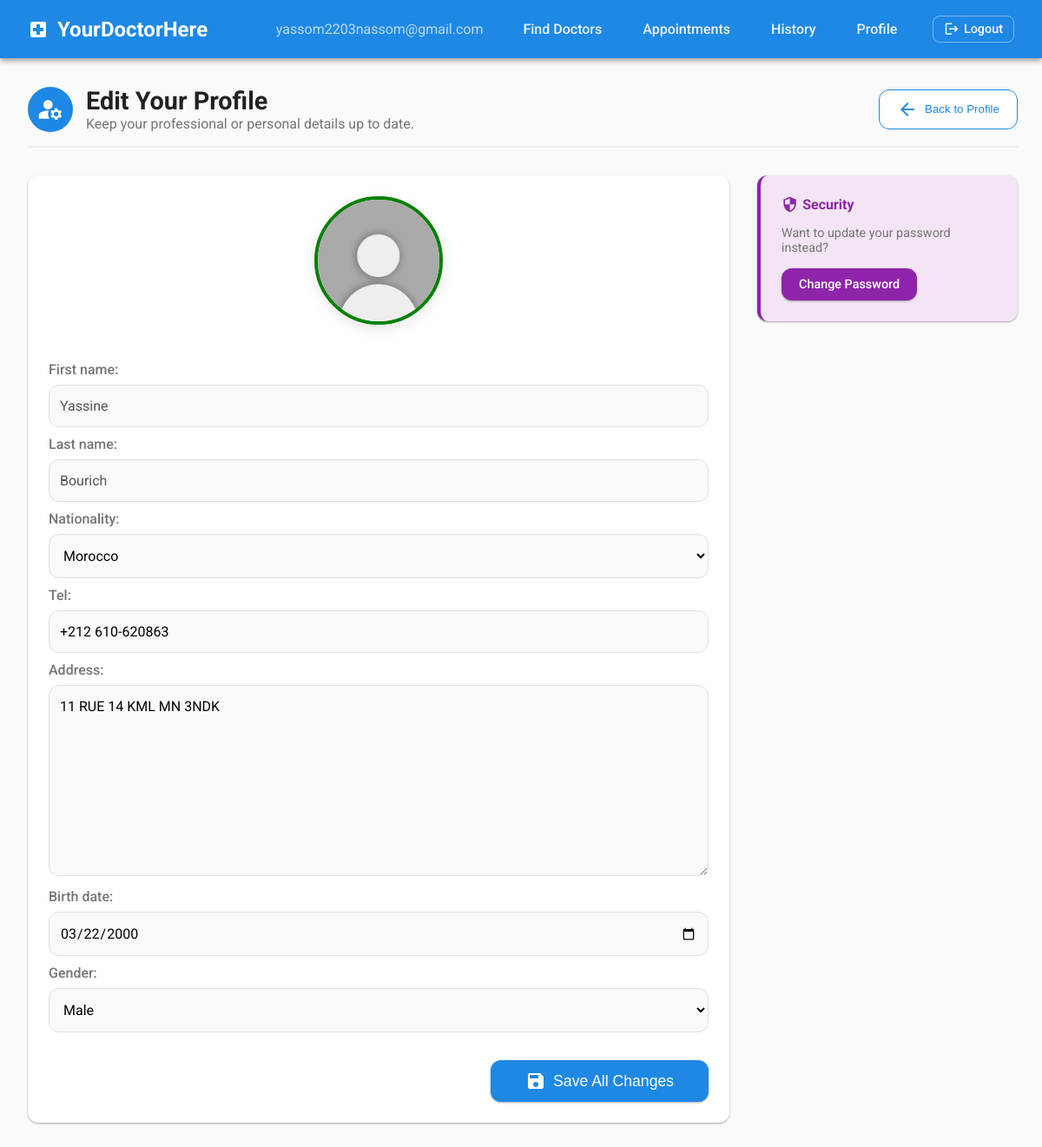
The app's page /doctors/edit/ (signed in) with its own data.
### users/models.py (models this page shows, shortened)
class User(AbstractUser):
    username = None
    email = models.EmailField(unique=True)
    entity = models.CharField(choices=Entity.choices, default=Entity.PATIENT)
    is_active = models.BooleanField(default=True)
    is_email_verified = models.BooleanField(default=False)
    USERNAME_FIELD = 'email'
    REQUIRED_FIELDS = ['entity']
    objects = UserManager()

class BaseProfile(models.Model):
    uuid = models.UUIDField(default=uuid.uuid4, editable=False, unique=True)
    first_name = models.CharField(max_length=50)
    last_name = models.CharField(max_length=50)
    avatar = models.ImageField(upload_to='avatars/%Y/%m', null=True, blank=True)
    Nationality = CountryField(blank_label='(select country)', default='MA')
    tel = models.CharField(max_length=20)
    address = models.TextField()
    @property
    def avatar_url(self):
        if self.avatar and hasattr(self.avatar, 'url'):
            return self.avatar.url
        return '/static/images/default_avatar.jpg'
    class Meta:
        abstract = True

class Patient(BaseProfile):
    user = models.OneToOneField(
        User,
        on_delete=models.CASCADE,
        related_name='patient',
    )
    birth_date = models.DateField(null=True, blank=True)
    gender = models.CharField(max_length=20, choices=Gender.choices, default=None)

### users/views.py (the view)
# urls.py: path('doctors/edit/', views.profile_edit_view, name="doctor_profile_edit"),
@login_required
def profile_edit_view(request):
    profile = get_profile_of_user_or_404(request.user)
    entity = request.user.entity
    if request.method == 'POST':
        if entity == entities.PATIENT:
            edit_form = PatientForm(request.POST, request.FILES, instance=profile)
        elif entity == entities.DOCTOR:
            edit_form = DoctorForm(request.POST, request.FILES, instance=profile)
        if edit_form.is_valid():
            edit_form.save()
            if entity == entities.PATIENT:
                return redirect('patient_profile', profile.uuid)
            elif entity == entities.DOCTOR:
                return redirect('doctor_profile', profile.uuid)
    else:
        if entity == entities.PATIENT:
            edit_form = PatientForm(instance=profile)
        elif entity == entities.DOCTOR:
            edit_form = DoctorForm(instance=profile)
    return render(request, 'users/profiles/profile_edit.html', {'edit_form': edit_form, 'profile': profile})

### users/forms.py
class PatientForm(forms.ModelForm):
    birth_date = forms.DateField(
        required=False,
        widget=forms.DateInput(attrs={
            'type': 'date',
            'class': 'form-control' # Optional: for Bootstrap or custom CSS
        }),
    )
    class Meta:
        model = Patient
        exclude = ['user']
    def __init__(self, *args, **kwargs):
        super().__init__(*args, **kwargs)
        if self.instance and self.instance.pk:
            self.fields['first_name'].disabled = True
            self.fields['last_name'].disabled = True

### users/utils.py (called while the page is built)
def get_profile_of_user_or_404(user):
    if user.entity == entities.PATIENT:
        profile = Patient.objects.filter(user = user).first()
    elif user.entity == entities.DOCTOR:
        profile = Doctor.objects.filter(user = user).first()
    if profile:
        return profile
    raise Http404("No profile matches the provided user")

### users/templates/users/profiles/profile_edit.html (shortened to what this page needs)
{% extends 'base.html' %}
{% load static %}
{% block content %}
<div style="animation: fadeIn 0.5s ease-out forwards;">
    <div style="display: flex; align-items: center; justify-content: space-between; margin-bottom: 2rem; padding-bottom: 1rem; border-bottom: 2px solid #eee;">
        <div style="display: flex; align-items: center; gap: 15px;">
            <div style="background-color: var(--primary-blue); color: white; padding: 10px; border-radius: 50%; display: flex;">
                <span class="material-icons" style="font-size: 2rem;">manage_accounts</span>
            </div>
            <div>
                <h1 style="margin: 0; font-size: 1.8rem; color: var(--text-primary);">Edit Your Profile</h1>
                <p style="margin: 0; color: var(--text-secondary);">Keep your professional or personal details up to date.</p>
            </div>
        </div>
        <button onclick="history.back()" class="btn btn-secondary">
            <span class="material-icons">arrow_back</span> Back to Profile
        </button>
    </div>
    <div style="display: grid; grid-template-columns: 1fr 300px; gap: 2rem;">
        <div class="card" style="margin-bottom: 0;">
            <form method="post" enctype="multipart/form-data">
                <div style="display: grid; grid-template-columns: 1fr; gap: 10px;">
                    <div class="avatar-picker-container" style="position: relative; display: flex; flex-direction: column; align-items: center; margin-bottom: 2rem; animation: fadeIn 0.5s ease-out;">
                        <div class="avatar-circle" id="avatar-trigger" style="width: 140px; height: 140px; border-radius: 50%; overflow: hidden; position: relative; cursor: pointer; border: 4px solid green; background-color: #f8f9fa; box-shadow: 0 5px 15px rgba(0,0,0,0.1); transition: all 0.3s ease;">
                            <img id="avatar-preview" src="{{ profile.avatar_url }}" style="width: 100%; height: 100%; object-fit: cover;">
                        </div>
                    </div>
                    {{ edit_form.as_div }}
                </div>
                <div style="margin-top: 2rem; display: flex; justify-content: flex-end;">
                    <button type="submit" class="btn btn-primary" style="padding: 12px 40px; font-size: 1.1rem;">
                        <span class="material-icons">save</span> Save All Changes
                    </button>
                </div>
            </form>
        </div>
        <div style="display: flex; flex-direction: column; gap: 20px;">
            <div class="card" style="background-color: #F3E5F5; border-left: 4px solid var(--accent-purple);">
                <h4 style="color: var(--accent-purple); margin-bottom: 10px; display: flex; align-items: center; gap: 5px;">
                    <span class="material-icons" style="font-size: 1.2rem;">security</span> Security
                </h4>
                <p style="font-size: 0.9rem; color: var(--text-secondary); margin-bottom: 15px;">
                    Want to update your password instead?
                </p>
                <a href="{% if user.entity == 'Doctor' %}{% url 'doctors_change_password' %}{% else %}{% url 'patients_change_password' %}{% endif %}" class="btn btn-accent" style="font-size: 0.9rem;">
                    Change Password
                </a>
            </div>
        </div>
    </div>
</div>
{% endblock %}

### templates/base.html (shortened to what this page needs)
{% load static %}
<!DOCTYPE html>
<html lang="en">
<head>
    <link rel="stylesheet" href="{% static 'css/style.css' %}">
</head>
<body>
    <header class="navbar">
        <a href="{% url 'home' %}" class="navbar-brand">
            <span class="material-icons">local_hospital</span>
            YourDoctorHere
        </a>
        <nav class="navbar-nav">
            {% if user.is_authenticated %}
                <span style="color: rgba(255,255,255,0.7); margin-right: 15px;">
                    {{ user.email }}
                </span>
                {% if user.entity == 'Patient' %}
                    <a href="{% url 'medical_doctor_directory' %}">Find Doctors</a>
                    <a href="{% url 'my_appointments' %}">Appointments</a>
                    <a href="{% url 'my_history' %}">History</a>
                    <a href="{% url 'patient_profile' user.patient.uuid %}">Profile</a>
                {% elif user.entity == 'Doctor' %}
                    <a href="{% url 'my_appointments' %}">Appointments</a>
                    <a href="{% url 'my_slots' %}">My Slots</a>
                    <a href="{% url 'my_history' %}">Consultations</a>
                    <a href="{% url 'doctor_profile' user.doctor.uuid %}">Profile</a>
                {% endif %}
                <a href="{% url 'logout' %}" style="margin-left: 10px; font-size: 0.9rem; padding: 6px 12px; border: 1px solid rgba(255,255,255,0.4); color: white; display: flex; align-items: center; gap: 5px; background: none; border-radius: 8px; text-decoration: none; transition: all 0.3s;">
                    <span class="material-icons" style="font-size: 1.1rem;">logout</span> Logout
                </a>
            {% else %}
                <a href="{% url 'login' %}">Login</a>
                <a href="{% url 'registration' %}">Register</a>
            {% endif %}
        </nav>
    </header>
    <main class="container">
        {% block content %}{% endblock %}
    </main>
</body>
</html>

### static/css/style.css (style rules this page uses)
:root { --primary-blue: #1E88E5; --secondary-blue: #0288D1; --accent-purple: #8E24AA; --bg-color: #FAFAFA; --text-primary: #212121; --text-secondary: #757575; --surface-color: #FFFFFF; --border-radius: 12px; --shadow-elevation-1: 0 1px 3px rgba(0,0,0,0.12), 0 1px 2px rgba(0,0,0,0.24); --shadow-elevation-2: 0 3px 6px rgba(0,0,0,0.16), 0 3px 6px rgba(0,0,0,0.23); --shadow-elevation-3: 0 10px 20px rgba(0,0,0,0.19), 0 6px 6px rgba(0,0,0,0.23); --transition-speed: 0.3s; --success-color: #4CAF50; --error-color: #F44336; --info-color: #2196F3; --warning-color: #FF9800; }
body { font-family: 'Roboto', 'Inter', sans-serif; background-color: var(--bg-color); color: var(--text-primary); margin: 0; padding: 0; min-height: 100vh; display: flex; flex-direction: column; }
.navbar { background-color: var(--primary-blue); color: white; box-shadow: var(--shadow-elevation-2); padding: 1rem 2rem; display: flex; justify-content: space-between; align-items: center; }
.navbar-brand { color: white; text-decoration: none; font-size: 1.5rem; font-weight: bold; display: flex; align-items: center; gap: 10px; }
.navbar-nav { display: flex; gap: 15px; align-items: center; }
.navbar-nav a { color: rgba(255, 255, 255, 0.9); text-decoration: none; font-weight: 500; padding: 8px 16px; border-radius: var(--border-radius); transition: background-color var(--transition-speed); }
.container { max-width: 1400px; width: 95%; margin: 0 auto; padding: 2rem; flex-grow: 1; animation: fadeIn 0.4s ease-out forwards; }
h1, h2, h3, h4, h5, h6 { color: var(--text-primary); margin-top: 0; }
a { color: var(--secondary-blue); text-decoration: none; transition: color var(--transition-speed); }
.card { background-color: var(--surface-color); border-radius: var(--border-radius); box-shadow: var(--shadow-elevation-1); padding: 1.5rem; margin-bottom: 1.5rem; transition: box-shadow var(--transition-speed), transform var(--transition-speed); }
.btn { display: inline-flex; align-items: center; justify-content: center; padding: 10px 20px; border: none; border-radius: var(--border-radius); font-weight: 500; cursor: pointer; text-decoration: none; transition: background-color var(--transition-speed), transform 0.1s, box-shadow var(--transition-speed); box-shadow: var(--shadow-elevation-1); gap: 8px; }
.btn-primary { background-color: var(--primary-blue); color: white; }
.btn-secondary { background-color: var(--surface-color); color: var(--primary-blue); border: 1px solid var(--primary-blue); box-shadow: none; }
.btn-accent { background-color: var(--accent-purple); color: white; }
label { display: block; margin-bottom: 0.5rem; color: var(--text-secondary); font-weight: 500; }
input[type="text"], input[type="email"], input[type="password"], input[type="number"], input[type="date"], input[type="time"], select, textarea { width: 100%; padding: 14px 12px; border: 1px solid #e0e0e0; border-radius: var(--border-radius); font-family: inherit; font-size: 1rem; transition: all var(--transition-speed); box-sizing: border-box; background-color: var(--bg-color); }

### records on screen
User: email "yassom2203nassom@gmail.com"
Patient: first_name "Yassine", last_name "Bourich", Nationality "Morocco", tel "+212 610-620863", address "11 RUE 14 KML MN 3NDK", birth_date "03/22/2000", gender "Male"
